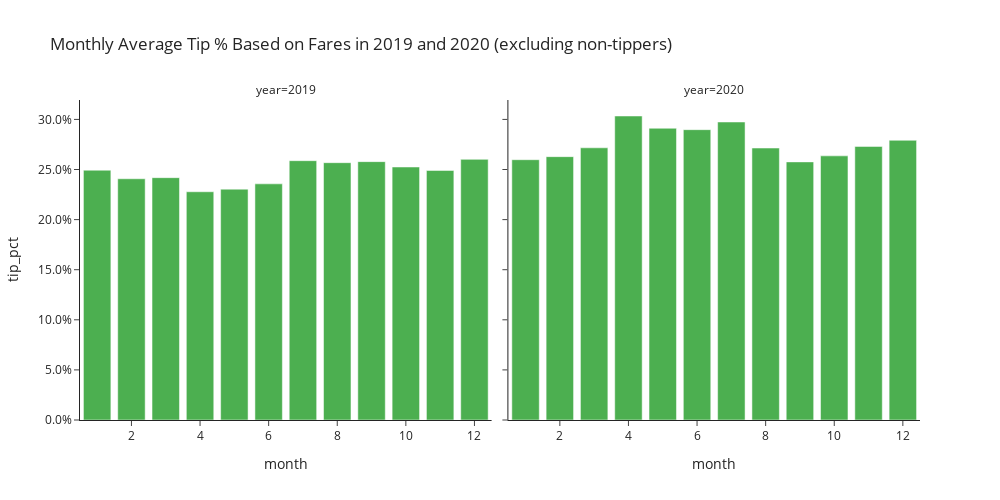

Here is the notebook cell this chart was saved with:
### Code cell
fig = px.bar(
    df_monthly_tippers_only,
    title="Monthly Average Tip % Based on Fares in 2019 and 2020 (excluding non-tippers)",
    x="month",
    y="tip_pct",
    facet_col="year",
    width=1000,
    height=500,
    template="simple_white",
)
fig.update_layout(yaxis_tickformat=",.1%")
fig.update_layout(yaxis2_tickformat=",.1%")
fig.update_traces(marker_color="#4CAF50")
fig.show()

### Figure 1 — Plotly figure (JSON) as saved in the notebook; plotly's stock layout.template omitted (floating-point values rounded to 4 significant figures)
{"data": [{"hovertemplate": "year=2019<br>month=%{x}<br>tip_pct=%{y}<extra></extra>", "legendgroup": "", "marker": {"color": "#4CAF50", "pattern": {"shape": ""}}, "name": "", "orientation": "v", "showlegend": false, "textposition": "auto", "type": "bar", "x": [1, 2, 3, 4, 5, 6, 7, 8, 9, 10, 11, 12], "xaxis": "x", "y": [0.2493, 0.2408, 0.2419, 0.2278, 0.2304, 0.2357, 0.2588, 0.2568, 0.2579, 0.2525, 0.2491, 0.2601], "yaxis": "y"}, {"hovertemplate": "year=2020<br>month=%{x}<br>tip_pct=%{y}<extra></extra>", "legendgroup": "", "marker": {"color": "#4CAF50", "pattern": {"shape": ""}}, "name": "", "orientation": "v", "showlegend": false, "textposition": "auto", "type": "bar", "x": [1, 2, 3, 4, 5, 6, 7, 8, 9, 10, 11, 12], "xaxis": "x2", "y": [0.2598, 0.2628, 0.2717, 0.3034, 0.2912, 0.2898, 0.2974, 0.2714, 0.2576, 0.2636, 0.2731, 0.2792], "yaxis": "y2"}], "layout": {"annotations": [{"font": {}, "showarrow": false, "text": "year=2019", "x": 0.245, "xanchor": "center", "xref": "paper", "y": 1, "yanchor": "bottom", "yref": "paper"}, {"font": {}, "showarrow": false, "text": "year=2020", "x": 0.755, "xanchor": "center", "xref": "paper", "y": 1, "yanchor": "bottom", "yref": "paper"}], "barmode": "relative", "height": 500, "legend": {"tracegroupgap": 0}, "title": {"text": "Monthly Average Tip % Based on Fares in 2019 and 2020 (excluding non-tippers)"}, "width": 1000, "xaxis": {"anchor": "y", "domain": [0, 0.49], "title": {"text": "month"}}, "xaxis2": {"anchor": "y2", "domain": [0.51, 1], "matches": "x", "title": {"text": "month"}}, "yaxis": {"anchor": "x", "domain": [0, 1], "tickformat": ",.1%", "title": {"text": "tip_pct"}}, "yaxis2": {"anchor": "x2", "domain": [0, 1], "matches": "y", "showticklabels": false, "tickformat": ",.1%"}}}
